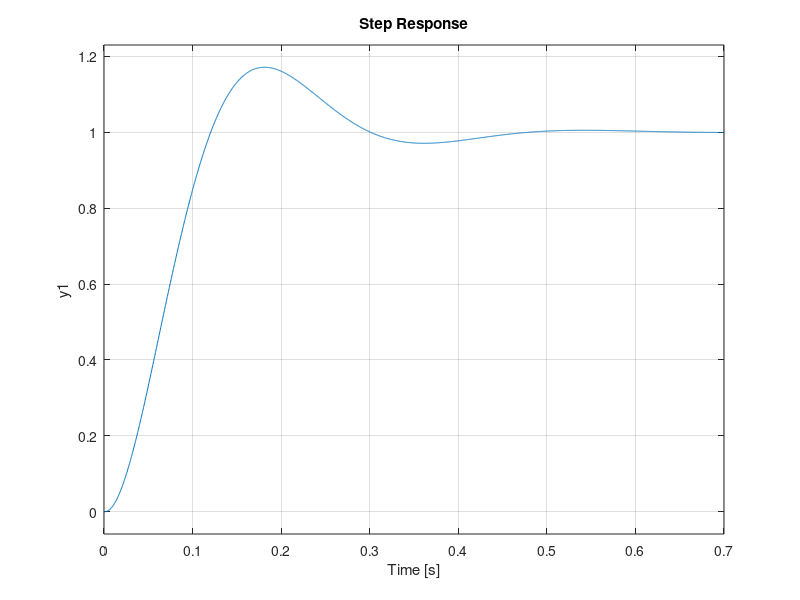
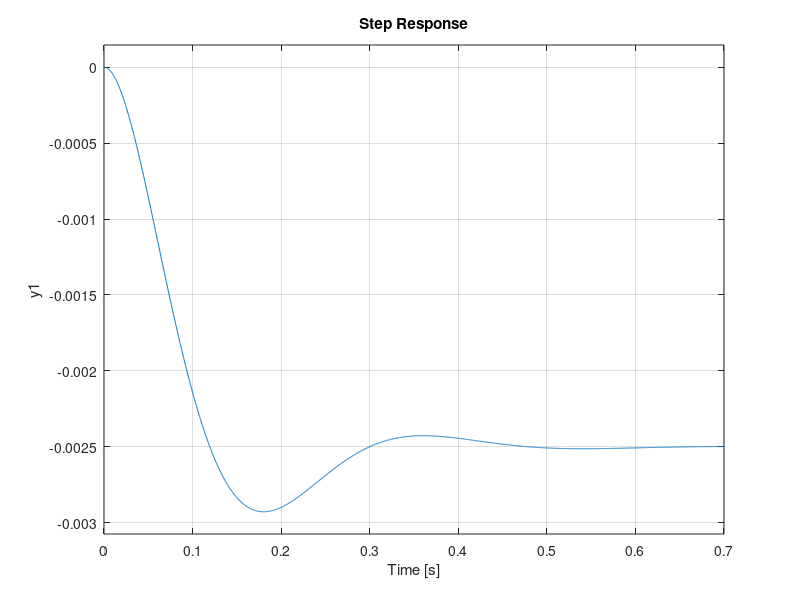

These charts were generated, in order, by the following MATLAB code:
clear all;
clc;

s = tf('s');

ka = 80;
g1 = 5000/(s+1000);
g2 = 1/(s*(s+20));

tfmdl = feedback(series(ka*g1, g2), 1);
Mw = (-1)*feedback(g2, ka*g1);


xlabel('Time(sec)');
ylabel('Amplitude');

figure(1);
step(tfmdl);
grid on;
% hold on;
figure(2)
step(Mw);
grid on;